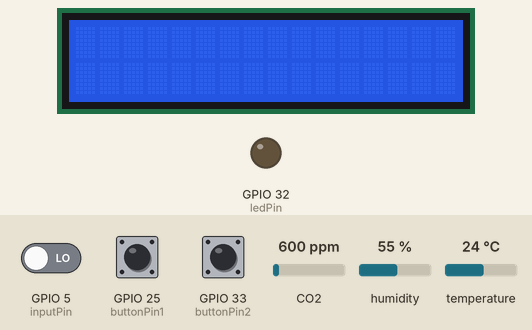
Simulated run of this sketch. Board: ESP32. Shown: 16×2 character LCD, output pins drawn as LEDs (lit = HIGH). The test bench sets the inputs (shaded band); at power-on: CO2 600 ppm, humidity 55 %, temperature 24 °C, GPIO 5 (inputPin) LOW, GPIO 25 (buttonPin1) LOW, GPIO 33 (buttonPin2) LOW. WiFi joins after 1.5 s; servers stay silent unless stated; what the sketch prints to the serial monitor is not drawn.

Above: at 1.2 s.
1.3 s: CO2 set to 452 ppm
At 5.8 s:
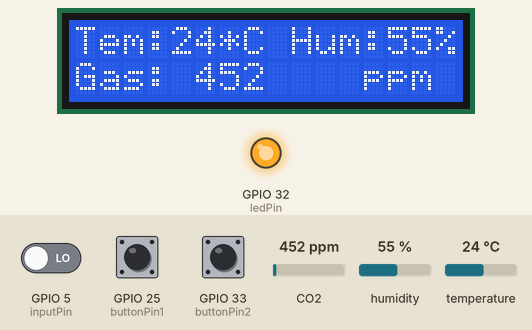
6.6 s: humidity set to 22 %
At 8.3 s:
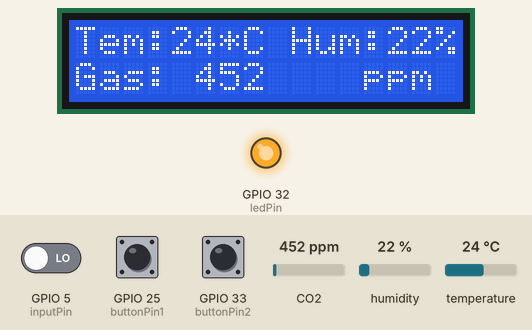
8.6 s: temperature set to 12 °C
At 10.2 s:
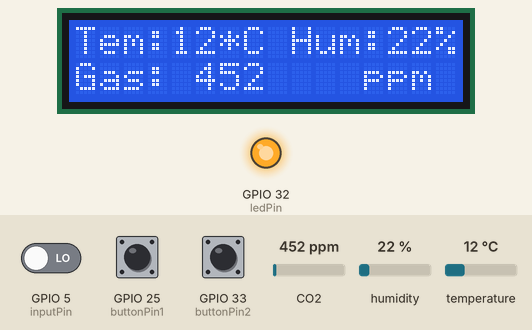
10.7 s: CO2 set to 1050 ppm
At 11.6 s:
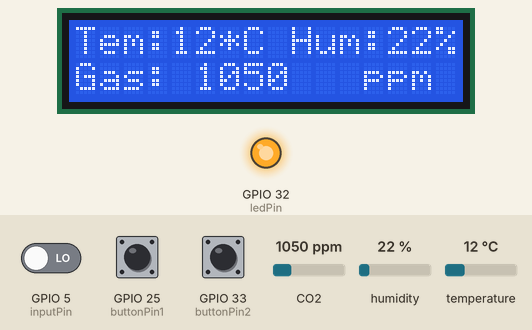
12.4 s: humidity set to 40 %
At 14.6 s:
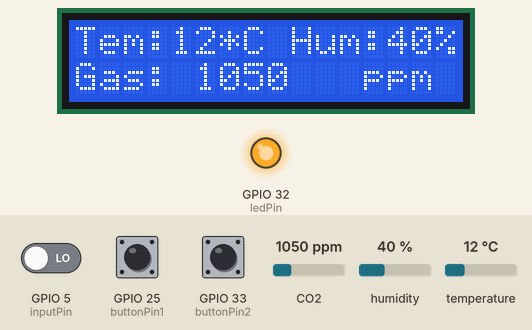
14.9 s: CO2 set to 1700 ppm
At 16.4 s:
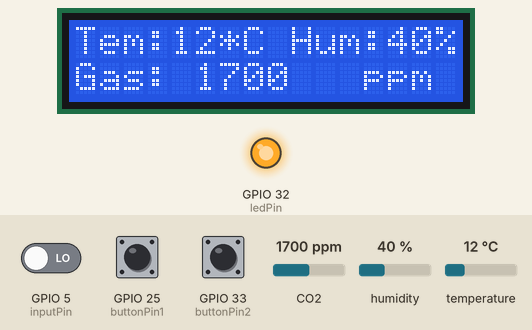
Timing chart, 0 to 17.6 s (numbered marks = the images above; inputs shaded):
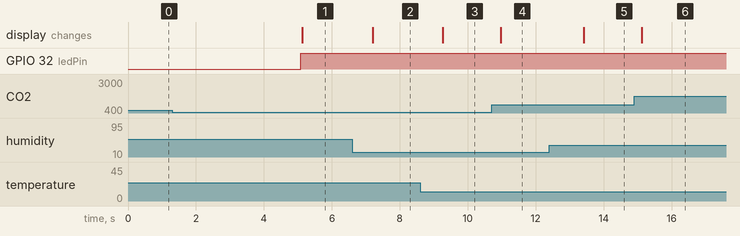

The sketch:

AIJAM.ino
```cpp
#include "ThingSpeak.h"   // thư viện sử dụng thingspeak cloud
#include <WiFi.h>         // kết nối internet cho mạch esp32
#include <LiquidCrystal_I2C.h> // LCD
#include "DHT.h"
#include "MQ135.h"
#define PIN_MQ135 34

LiquidCrystal_I2C lcd(0x27, 16, 2);
MQ135 mq135_sensor = MQ135(PIN_MQ135);


#define SECRET_SSID "" //change ssid and pass base on the location
#define SECRET_PASS ""
#define SECRET_CH_ID 2209559
#define SECRET_WRITE_APIKEY "J3EWORUBRSJN1UCT"


char ssid[] = SECRET_SSID;   // your network SSID (name)
char pass[] = SECRET_PASS;   // your network password
int keyIndex = 0;            // your network key Index number (needed only for WEP)
WiFiClient  client;

unsigned long myChannelNumber = SECRET_CH_ID;
const char * myWriteAPIKey = SECRET_WRITE_APIKEY;

const int buttonPin2 = 33;
const int buttonPin1 = 25;
const int ledPin = 32;
const int dhtPin = 18;
DHT dht(dhtPin, DHT11);
int inputPin = 5;
int pirState = LOW;
int val = 0;
const int DHTTYPE = DHT11;


void setup()
{
  pinMode(inputPin, INPUT);
  Serial.begin(9600);
  WiFi.mode(WIFI_STA);
  ThingSpeak.begin(client);  // Initialize ThingSpeak
  pinMode(buttonPin1, INPUT);
  pinMode(buttonPin2, INPUT);
  pinMode(inputPin, INPUT);
  pinMode(ledPin, OUTPUT);
  lcd.init();
  lcd.backlight();
  dht.begin();
}

void loop()
{
   if(WiFi.status() != WL_CONNECTED)
   {
    Serial.print("Attempting to connect to SSID: ");
    Serial.println(SECRET_SSID);
    while(WiFi.status() != WL_CONNECTED){
      WiFi.begin(ssid, pass);
      Serial.print(".");
      delay(5000);
    }
    Serial.println("\nConnected.");
  }
  ThingSpeak.begin(client);  // Initialize ThingSpeak
  int buttonStatus1 = digitalRead(buttonPin1);
  int buttonStatus2 = digitalRead(buttonPin2);
  float t = dht.readTemperature();
  float h = dht.readHumidity();
  float gas_ppm_f = mq135_sensor.getCorrectedPPM(t, h);
  val = digitalRead(inputPin);    // đọc giá trị đầu vào.
   Serial.println(val);

    digitalWrite(ledPin, HIGH);
    lcd.setCursor(0,0);
    lcd.print("Tem:");
    lcd.setCursor(4,0);
    lcd.print(t,0);
    lcd.print("*C");
    lcd.setCursor(9,0);
    lcd.print("Hum:");
    lcd.setCursor(13,0);
    lcd.print(h,0);
    lcd.print("%");
    Serial.println(t);
    Serial.println(h);
    lcd.setCursor(0,1);
    lcd.print("Gas:            ");
    lcd.setCursor(5,1);
    lcd.print(gas_ppm_f,0);
    lcd.setCursor(12,1);
    lcd.print("ppm");
    Serial.println(gas_ppm_f);
    int gas_alert = 0;
    if(isnan(gas_ppm_f)){
      gas_alert = 1;
    }

  Serial.println(val);
//  int x1 = ThingSpeak.writeField(myChannelNumber, 1, t, myWriteAPIKey);
//  int x2 = ThingSpeak.writeField(myChannelNumber, 2, h, myWriteAPIKey);
//  int x3 = ThingSpeak.writeField(myChannelNumber, 3, gas_ppm_f, myWriteAPIKey);
//  int x4 = ThingSpeak.writeField(myChannelNumber, 4, val, myWriteAPIKey);

  ThingSpeak.setField(1, t);
  ThingSpeak.setField(2, h);
  ThingSpeak.setField(3, gas_ppm_f);
  ThingSpeak.setField(4, val);
  ThingSpeak.setField(6, gas_alert);


  // write to the ThingSpeak channel
  int x = ThingSpeak.writeFields(myChannelNumber, myWriteAPIKey);
  if(x == 200){
    Serial.println("Channel update successful.");
  }
  else{
    Serial.println("Problem updating channel. HTTP error code " + String(x));
  }
  }
```

Measured:
- after the input at 1.3 s, the display: changes after 3.8 s (image 1)
- after the input at 6.6 s, the display: changes after 0.60 s (image 2)
- after the input at 8.6 s, the display: changes after 0.67 s (image 3)
- after the input at 10.7 s, the display: changes after 0.27 s (image 4)
- after the input at 12.4 s, the display: changes after 1.0 s (image 5)
- after the input at 14.9 s, the display: changes after 0.22 s (image 6)
